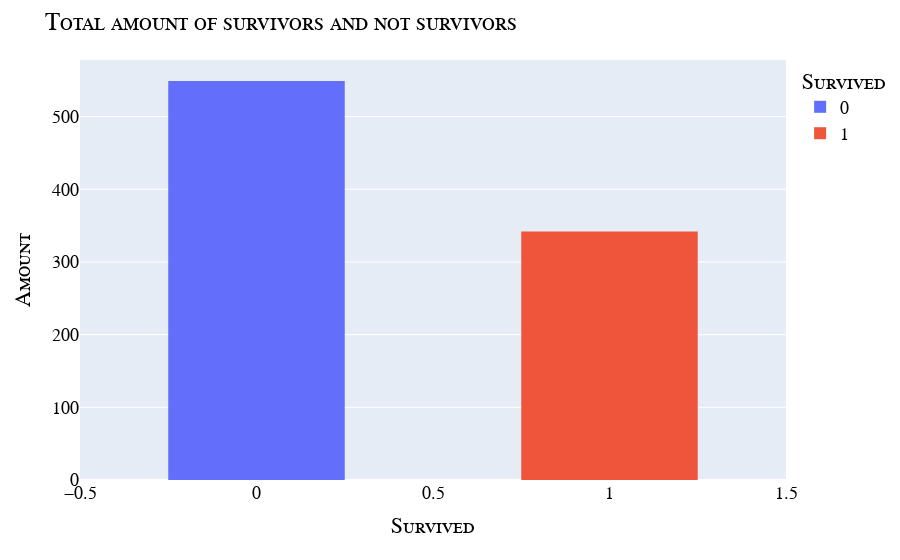

The cell this chart's notebook holds for it:
### Code cell
survivors = train.groupby('Survived').size().reset_index(name='Amount')
fig = px.histogram(survivors, x='Survived', y='Amount', color='Survived')
fig.update_layout(
    title = {
        'text': f"Total amount of survivors and not survivors"
    },
    bargap=0.5,
    yaxis_title='Amount',
   font = my_font
)

fig.show()

### Figure 1 — Plotly figure (JSON) as saved in the notebook; plotly's stock layout.template omitted (floating-point values rounded to 4 significant figures)
{"data": [{"bingroup": "x", "histfunc": "sum", "hovertemplate": "Survived=%{x}<br>sum of Amount=%{y}<extra></extra>", "legendgroup": "0", "marker": {"color": "#636efa", "pattern": {"shape": ""}}, "name": "0", "orientation": "v", "showlegend": true, "type": "histogram", "x": [0], "xaxis": "x", "y": [549], "yaxis": "y"}, {"bingroup": "x", "histfunc": "sum", "hovertemplate": "Survived=%{x}<br>sum of Amount=%{y}<extra></extra>", "legendgroup": "1", "marker": {"color": "#EF553B", "pattern": {"shape": ""}}, "name": "1", "orientation": "v", "showlegend": true, "type": "histogram", "x": [1], "xaxis": "x", "y": [342], "yaxis": "y"}], "layout": {"bargap": 0.5, "barmode": "relative", "font": {"color": "Black", "family": "Courier New, monospace", "size": 18, "variant": "small-caps"}, "legend": {"title": {"text": "Survived"}, "tracegroupgap": 0}, "margin": {"t": 60}, "title": {"text": "Total amount of survivors and not survivors"}, "xaxis": {"anchor": "y", "categoryarray": [0, 1], "categoryorder": "array", "domain": [0, 1], "title": {"text": "Survived"}}, "yaxis": {"anchor": "x", "domain": [0, 1], "title": {"text": "Amount"}}}}
